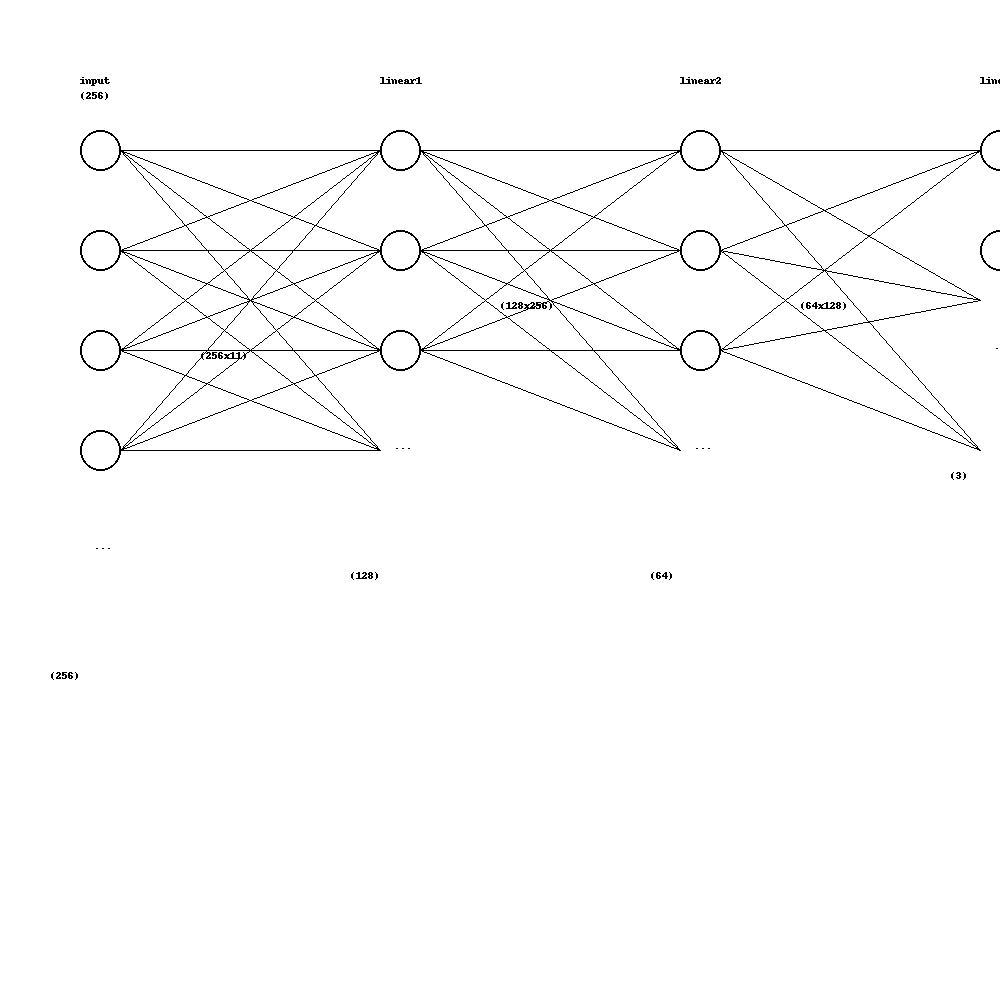

Generate this figure with Python:
from PIL import Image, ImageDraw, ImageFont

# Function to draw a fully connected neural network layer
def draw_layer(draw, origin, neurons, next_neurons, layer_name, weights_label, bias_label, ellipse_radius=20):
    # Draw the neurons
    x, y = origin
    y_step = 100  # Vertical space between neurons
    for i in range(neurons):
        if i == neurons - 1:  # Last neuron, draw ellipsis to imply continuation
            draw.text((x - 5, y + (i * y_step) - 10), "...", fill="black")
        else:
            draw.ellipse((x - ellipse_radius, y + (i * y_step) - ellipse_radius,
                          x + ellipse_radius, y + (i * y_step) + ellipse_radius), outline="black", width=2)
            # Connect to the next layer if not the output layer
            if next_neurons is not None:
                next_x, next_y = x + 300, origin[1]  # Horizontal space between layers
                for j in range(next_neurons):
                    next_y_step = 100 if next_neurons != 3 else 150  # Bigger step for last layer for visualization purposes
                    draw.line((x + ellipse_radius, y + (i * y_step),
                               next_x - ellipse_radius, next_y + (j * next_y_step)), fill="black")

    # Labels for layer name, weights, and bias
    draw.text((x - 20, y - 75), layer_name, fill="black")
    draw.text((x + 100, y + (neurons * y_step / 2) - 50), weights_label, fill="black")
    draw.text((x - 50, y + (neurons * y_step) + 20), bias_label, fill="black")


# Create an image with white background
width, height = 1000, 1000
image = Image.new('RGB', (width, height), 'white')
draw = ImageDraw.Draw(image)

# Define the structure of the FCNN
layers = [
    {"neurons": 5, "next_neurons": 4, "name": "input\n(256)", "weights": "(256x11)", "bias": "(256)"},
    {"neurons": 4, "next_neurons": 4, "name": "linear1", "weights": "(128x256)", "bias": "(128)"},
    {"neurons": 4, "next_neurons": 3, "name": "linear2", "weights": "(64x128)", "bias": "(64)"},
    {"neurons": 3, "next_neurons": None, "name": "linear3", "weights": "(3x64)", "bias": "(3)"},
]

# Draw the layers
origin_x, origin_y = 100, 150
for i, layer in enumerate(layers):
    draw_layer(draw, (origin_x + (i * 300), origin_y), layer["neurons"], layer["next_neurons"],
               layer["name"], layer["weights"], layer["bias"])
    
image.save('test.png')